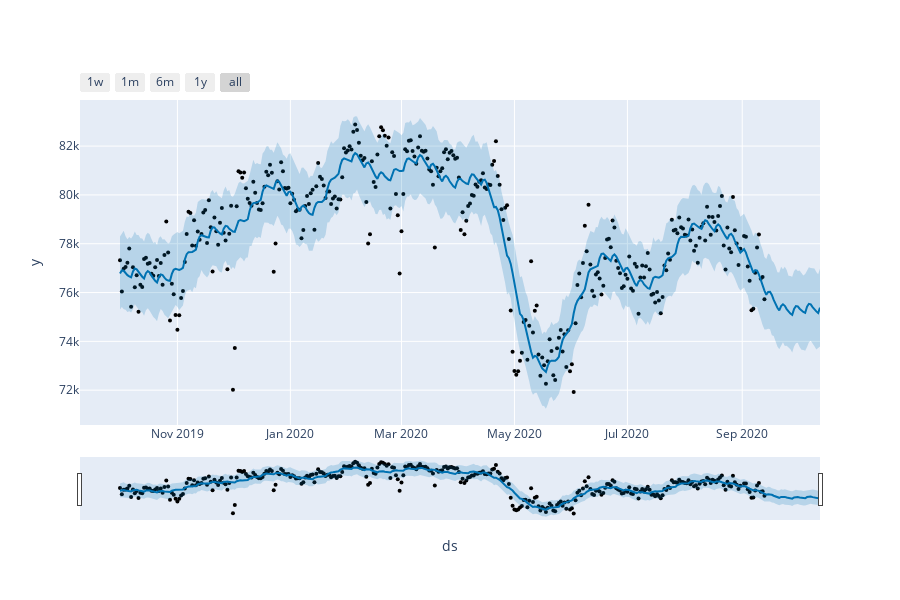

This figure's notebook cell:
### Code cell
fig = plot_plotly(m, forecast)  # This returns a plotly Figure
py.iplot(fig)

### Figure 1 — Plotly figure (JSON) as saved in the notebook; plotly's stock layout.template omitted (floating-point values rounded to 4 significant figures; data arrays with more than 128 entries replaced by an {"elided": "..."} marker saying what was removed)
{"data": [{"name": "Actual", "y": {"elided": "348 float values"}, "mode": "markers", "marker": {"color": "black", "size": 4}, "x": {"elided": "348 str values"}, "type": "scatter"}, {"mode": "lines", "hoverinfo": "skip", "y": {"elided": "378 float values"}, "x": {"elided": "378 str values"}, "line": {"width": 0}, "type": "scatter"}, {"name": "Predicted", "mode": "lines", "y": {"elided": "378 float values"}, "x": {"elided": "378 str values"}, "line": {"color": "#0072B2", "width": 2}, "fill": "tonexty", "type": "scatter", "fillcolor": "rgba(0, 114, 178, 0.2)"}, {"mode": "lines", "hoverinfo": "skip", "y": {"elided": "378 float values"}, "x": {"elided": "378 str values"}, "line": {"width": 0}, "fill": "tonexty", "type": "scatter", "fillcolor": "rgba(0, 114, 178, 0.2)"}], "layout": {"showlegend": false, "yaxis": {"title": {"text": "y"}}, "height": 600, "width": 900, "xaxis": {"rangeselector": {"buttons": [{"count": 7, "step": "day", "stepmode": "backward", "label": "1w"}, {"count": 1, "step": "month", "stepmode": "backward", "label": "1m"}, {"count": 6, "step": "month", "stepmode": "backward", "label": "6m"}, {"count": 1, "step": "year", "stepmode": "backward", "label": "1y"}, {"step": "all"}]}, "title": {"text": "ds"}, "type": "date", "rangeslider": {"visible": true}}}}
